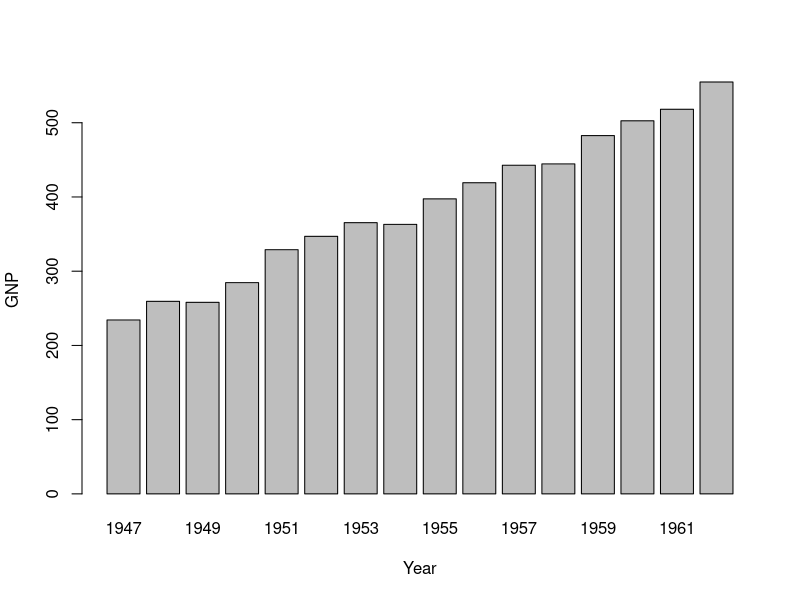
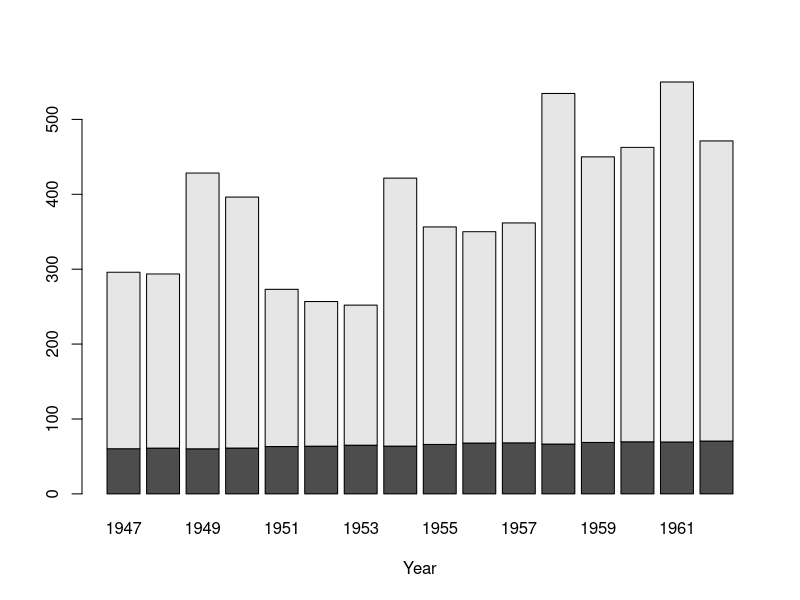
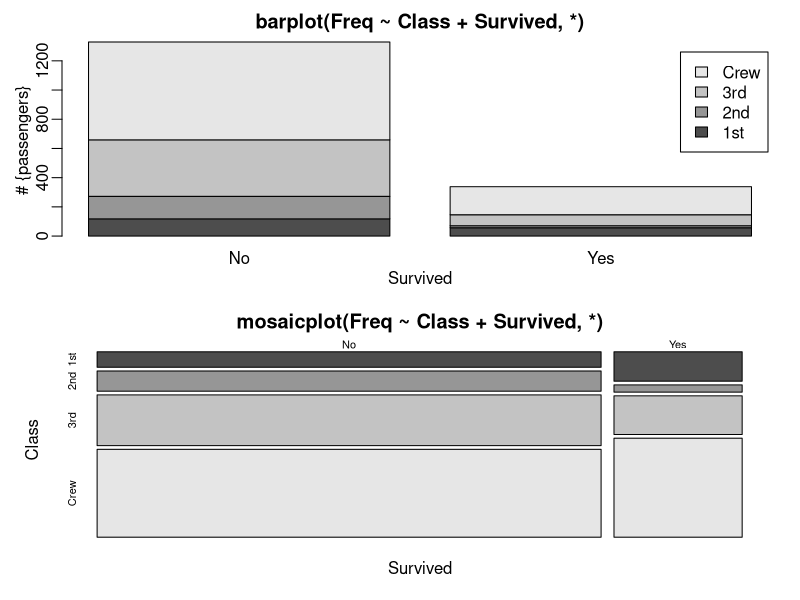
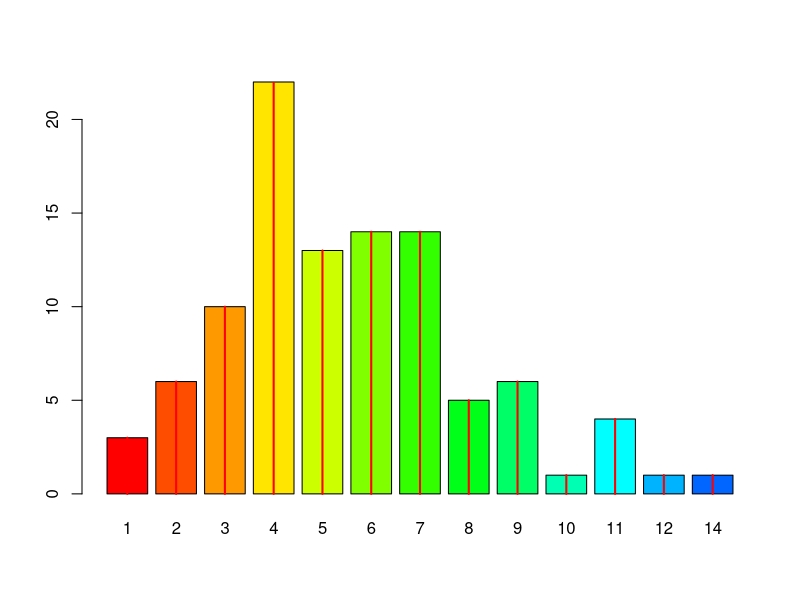
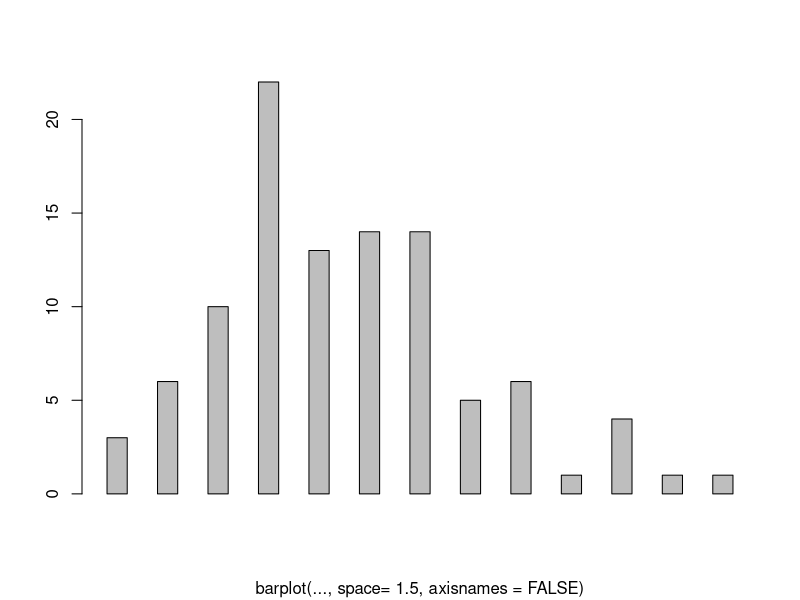
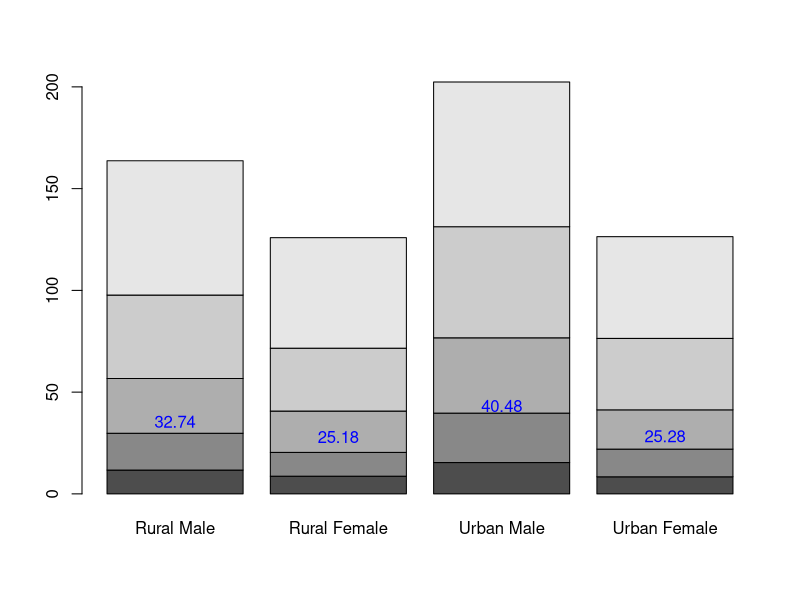
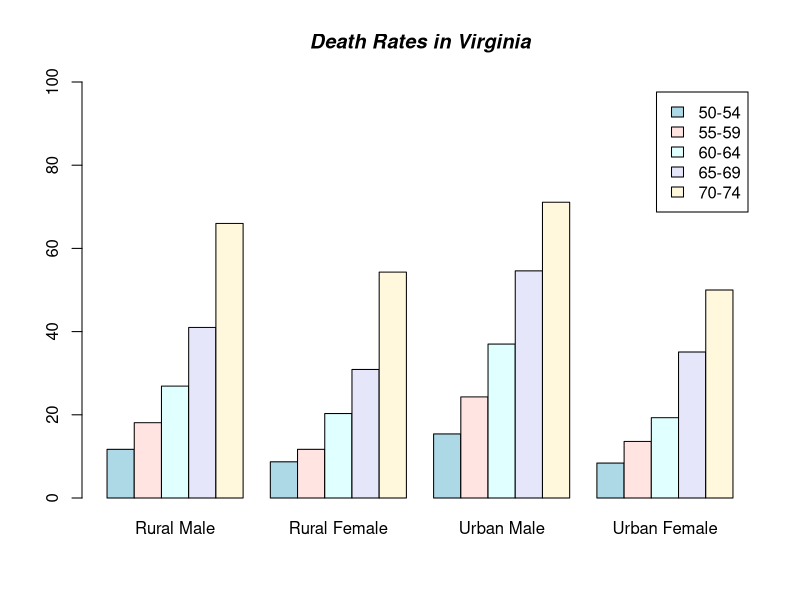
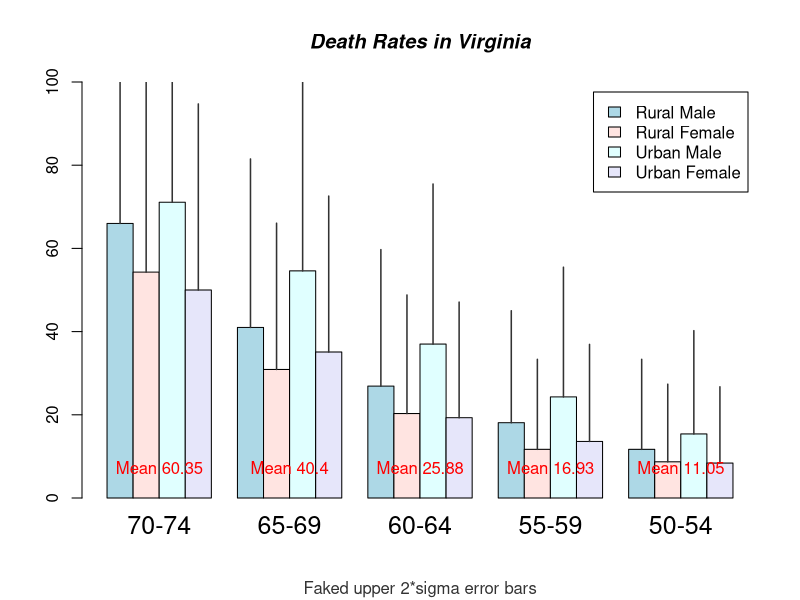

Generate these figures, in order, with R:
#!/usr/bin/r

# Bar Plots
# Description
# Creates a bar plot with vertical or horizontal bars.

# Usage
# barplot(height, ...)

# ## Default S3 method:
# barplot(height, width = 1, space = NULL,
#         names.arg = NULL, legend.text = NULL, beside = FALSE,
#         horiz = FALSE, density = NULL, angle = 45,
#         col = NULL, border = par("fg"),
#         main = NULL, sub = NULL, xlab = NULL, ylab = NULL,
#         xlim = NULL, ylim = NULL, xpd = TRUE, log = "",
#         axes = TRUE, axisnames = TRUE,
#         cex.axis = par("cex.axis"), cex.names = par("cex.axis"),
#         inside = TRUE, plot = TRUE, axis.lty = 0, offset = 0,
#         add = FALSE, ann = !add && par("ann"), args.legend = NULL, ...)

# ## S3 method for class 'formula'
# barplot(formula, data, subset, na.action,
#         horiz = FALSE, xlab = NULL, ylab = NULL, ...)
# Arguments
# height	
# either a vector or matrix of values describing the bars which make up the plot. If height is a vector, the plot consists of a sequence of rectangular bars with heights given by the values in the vector. If height is a matrix and beside is FALSE then each bar of the plot corresponds to a column of height, with the values in the column giving the heights of stacked sub-bars making up the bar. If height is a matrix and beside is TRUE, then the values in each column are juxtaposed rather than stacked.

# width	
# optional vector of bar widths. Re-cycled to length the number of bars drawn. Specifying a single value will have no visible effect unless xlim is specified.

# space	
# the amount of space (as a fraction of the average bar width) left before each bar. May be given as a single number or one number per bar. If height is a matrix and beside is TRUE, space may be specified by two numbers, where the first is the space between bars in the same group, and the second the space between the groups. If not given explicitly, it defaults to c(0,1) if height is a matrix and beside is TRUE, and to 0.2 otherwise.

# names.arg	
# a vector of names to be plotted below each bar or group of bars. If this argument is omitted, then the names are taken from the names attribute of height if this is a vector, or the column names if it is a matrix.

# legend.text	
# a vector of text used to construct a legend for the plot, or a logical indicating whether a legend should be included. This is only useful when height is a matrix. In that case given legend labels should correspond to the rows of height; if legend.text is true, the row names of height will be used as labels if they are non-null.

# beside	
# a logical value. If FALSE, the columns of height are portrayed as stacked bars, and if TRUE the columns are portrayed as juxtaposed bars.

# horiz	
# a logical value. If FALSE, the bars are drawn vertically with the first bar to the left. If TRUE, the bars are drawn horizontally with the first at the bottom.

# density	
# a vector giving the density of shading lines, in lines per inch, for the bars or bar components. The default value of NULL means that no shading lines are drawn. Non-positive values of density also inhibit the drawing of shading lines.

# angle	
# the slope of shading lines, given as an angle in degrees (counter-clockwise), for the bars or bar components.

# col	
# a vector of colors for the bars or bar components. By default, grey is used if height is a vector, and a gamma-corrected grey palette if height is a matrix.

# border	
# the color to be used for the border of the bars. Use border = NA to omit borders. If there are shading lines, border = TRUE means use the same colour for the border as for the shading lines.

# main,sub	
# overall and sub title for the plot.

# xlab	
# a label for the x axis.

# ylab	
# a label for the y axis.

# xlim	
# limits for the x axis.

# ylim	
# limits for the y axis.

# xpd	
# logical. Should bars be allowed to go outside region?

# log	
# string specifying if axis scales should be logarithmic; see plot.default.

# axes	
# logical. If TRUE, a vertical (or horizontal, if horiz is true) axis is drawn.

# axisnames	
# logical. If TRUE, and if there are names.arg (see above), the other axis is drawn (with lty = 0) and labeled.

# cex.axis	
# expansion factor for numeric axis labels (see par('cex')).

# cex.names	
# expansion factor for axis names (bar labels).

# inside	
# logical. If TRUE, the lines which divide adjacent (non-stacked!) bars will be drawn. Only applies when space = 0 (which it partly is when beside = TRUE).

# plot	
# logical. If FALSE, nothing is plotted.

# axis.lty	
# the graphics parameter lty (see par('lty')) applied to the axis and tick marks of the categorical (default horizontal) axis. Note that by default the axis is suppressed.

# offset	
# a vector indicating how much the bars should be shifted relative to the x axis.

# add	
# logical specifying if bars should be added to an already existing plot; defaults to FALSE.

# ann	
# logical specifying if the default annotation (main, sub, xlab, ylab) should appear on the plot, see title.

# args.legend	
# list of additional arguments to pass to legend(); names of the list are used as argument names. Only used if legend.text is supplied.

# formula	
# a formula where the y variables are numeric data to plot against the categorical x variables. The formula can have one of three forms:

#       y ~ x
#       y ~ x1 + x2
#       cbind(y1, y2) ~ x
    
# (see the examples).

# data	
# a data frame (or list) from which the variables in formula should be taken.

# subset	
# an optional vector specifying a subset of observations to be used.

# na.action	
# a function which indicates what should happen when the data contain NA values. The default is to ignore missing values in the given variables.

# ...	
# arguments to be passed to/from other methods. For the default method these can include further arguments (such as axes, asp and main) and graphical parameters (see par) which are passed to plot.window(), title() and axis.

# Value
# A numeric vector (or matrix, when beside = TRUE), say mp, giving the coordinates of all the bar midpoints drawn, useful for adding to the graph.

# If beside is true, use colMeans(mp) for the midpoints of each group of bars, see example.

# Author(s)
# R Core, with a contribution by Arni Magnusson.

# References
# Becker, R. A., Chambers, J. M. and Wilks, A. R. (1988) The New S Language. Wadsworth & Brooks/Cole.

# Murrell, P. (2005) R Graphics. Chapman & Hall/CRC Press.

# See Also
# plot(..., type = "h"), dotchart; hist for bars of a continuous variable. mosaicplot(), more sophisticated to visualize several categorical variables.

# Examples
# Formula method
barplot(GNP ~ Year, data = longley)
barplot(cbind(Employed, Unemployed) ~ Year, data = longley)

## 3rd form of formula - 2 categories :
op <- par(mfrow = 2:1, mgp = c(3,1,0)/2, mar = .1+c(3,3:1))
summary(d.Titanic <- as.data.frame(Titanic))
barplot(Freq ~ Class + Survived, data = d.Titanic,
        subset = Age == "Adult" & Sex == "Male",
        main = "barplot(Freq ~ Class + Survived, *)", ylab = "# {passengers}", legend.text = TRUE)
# Corresponding table :
(xt <- xtabs(Freq ~ Survived + Class + Sex, d.Titanic, subset = Age=="Adult"))
# Alternatively, a mosaic plot :
mosaicplot(xt[,,"Male"], main = "mosaicplot(Freq ~ Class + Survived, *)", color=TRUE)
par(op)


# Default method
require(grDevices) # for colours
tN <- table(Ni <- stats::rpois(100, lambda = 5))
r <- barplot(tN, col = rainbow(20))
#- type = "h" plotting *is* 'bar'plot
lines(r, tN, type = "h", col = "red", lwd = 2)

barplot(tN, space = 1.5, axisnames = FALSE,
        sub = "barplot(..., space= 1.5, axisnames = FALSE)")

barplot(VADeaths, plot = FALSE)
barplot(VADeaths, plot = FALSE, beside = TRUE)

mp <- barplot(VADeaths) # default
tot <- colMeans(VADeaths)
text(mp, tot + 3, format(tot), xpd = TRUE, col = "blue")
barplot(VADeaths, beside = TRUE,
        col = c("lightblue", "mistyrose", "lightcyan",
                "lavender", "cornsilk"),
        legend.text = rownames(VADeaths), ylim = c(0, 100))
title(main = "Death Rates in Virginia", font.main = 4)

hh <- t(VADeaths)[, 5:1]
mybarcol <- "gray20"
mp <- barplot(hh, beside = TRUE,
        col = c("lightblue", "mistyrose",
                "lightcyan", "lavender"),
        legend.text = colnames(VADeaths), ylim = c(0,100),
        main = "Death Rates in Virginia", font.main = 4,
        sub = "Faked upper 2*sigma error bars", col.sub = mybarcol,
        cex.names = 1.5)
segments(mp, hh, mp, hh + 2*sqrt(1000*hh/100), col = mybarcol, lwd = 1.5)
stopifnot(dim(mp) == dim(hh))  # corresponding matrices
mtext(side = 1, at = colMeans(mp), line = -2,
      text = paste("Mean", formatC(colMeans(hh))), col = "red")

# Bar shading example
barplot(VADeaths, angle = 15+10*1:5, density = 20, col = "black",
        legend.text = rownames(VADeaths))
title(main = list("Death Rates in Virginia", font = 4))

# Border color
barplot(VADeaths, border = "dark blue") 


# Log scales (not much sense here)
barplot(tN, col = heat.colors(12), log = "y")
barplot(tN, col = gray.colors(20), log = "xy")

# Legend location
barplot(height = cbind(x = c(465, 91) / 465 * 100,
                       y = c(840, 200) / 840 * 100,
                       z = c(37, 17) / 37 * 100),
        beside = FALSE,
        width = c(465, 840, 37),
        col = c(1, 2),
        legend.text = c("A", "B"),
        args.legend = list(x = "topleft"))